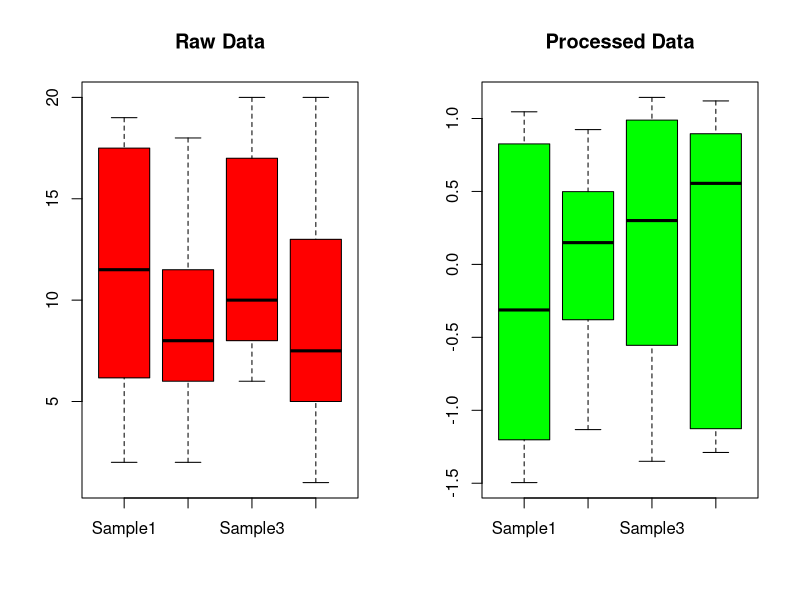

This figure's R source:
# Cancer Gene Expression Analysis
wt_seq <- "ATGCGTACGGT"
mut_seq <- "ATGCCTACGGT"

set.seed(123)
counts <- matrix(sample(0:20, 48, replace = TRUE), nrow = 12)
rownames(counts) <- paste0("Gene", 1:12)
colnames(counts) <- paste0("Sample", 1:4)

# Add missing values
counts[3,1] <- NA
counts[8,4] <- NA

cat("Original Data:\n")
print(counts)


#Global Alignment (Simple Similarity) 
wt <- strsplit(wt_seq, "")[[1]]
mut <- strsplit(mut_seq, "")[[1]]

matches <- sum(wt == mut)
similarity <- matches / length(wt)

cat("\nSequence Matches:", matches, "\n")
cat("Similarity Score:", similarity, "\n")


# Filter Genes 
gene_sums <- rowSums(counts, na.rm = TRUE)
filtered_counts <- counts[gene_sums > 10, ]

cat("\nFiltered Data:\n")
print(filtered_counts)


# Handle Missing Values 
na_count <- sum(is.na(filtered_counts))
cat("\nNumber of Missing Values:", na_count, "\n")

# Replace NA with row mean
for(i in 1:nrow(filtered_counts)) {
  row_mean <- mean(filtered_counts[i, ], na.rm = TRUE)
  filtered_counts[i, is.na(filtered_counts[i, ])] <- row_mean
}

cat("\nAfter Replacing NA:\n")
print(filtered_counts)


#  CPM Normalization 
library(edgeR)

cpm_data <- cpm(filtered_counts)

cat("\nCPM Normalized Data:\n")
print(cpm_data)


#Log Transformation 
log_data <- log2(cpm_data + 1)

cat("\nLog Transformed Data:\n")
print(log_data)


# Z-score Scaling 
z_data <- t(scale(t(log_data)))

cat("\nZ-score Scaled Data:\n")
print(z_data)


# Visualization
par(mfrow=c(1,2))

boxplot(filtered_counts,
        main = "Raw Data",
        col = "red")

boxplot(z_data,
        main = "Processed Data",
        col = "green")
